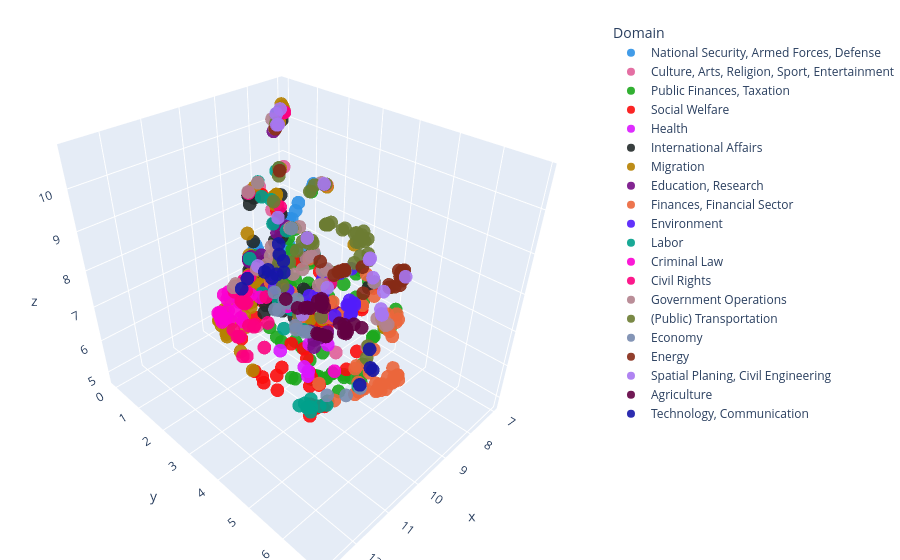

The notebook cell this image was saved under:
### Code cell
import pandas as pd
import numpy as np
import plotly.express as px
from umap import UMAP

sub_issue_ids = list(sub_issue_centroids.keys())
centroid_matrix = np.array([sub_issue_centroids[cid] for cid in sub_issue_ids])

reducer_3d = UMAP(n_neighbors=15, n_components=3, metric="cosine", random_state=42)
centroid_3d = reducer_3d.fit_transform(centroid_matrix)

plot_df = pd.DataFrame(
    {
        "x": centroid_3d[:, 0],
        "y": centroid_3d[:, 1],
        "z": centroid_3d[:, 2],
        "Sub_Issue_ID": sub_issue_ids,
    }
)

domain_map = (
    df_topics_clean[df_topics_clean["Sub_Issue_ID"] != -1]
    .groupby("Sub_Issue_ID")["Macro_Domain"]
    .first()
    .to_dict()
)
plot_df["Domain"] = plot_df["Sub_Issue_ID"].map(domain_map).fillna("Uncategorized")

fig = px.scatter_3d(
    plot_df,
    x="x",
    y="y",
    z="z",
    color="Domain",
    hover_name="Sub_Issue_ID",
    opacity=0.9,
    size_max=10,
    color_discrete_sequence=px.colors.qualitative.Dark24,
)

fig.update_layout(margin=dict(l=0, r=0, b=0, t=20))
fig.show()
